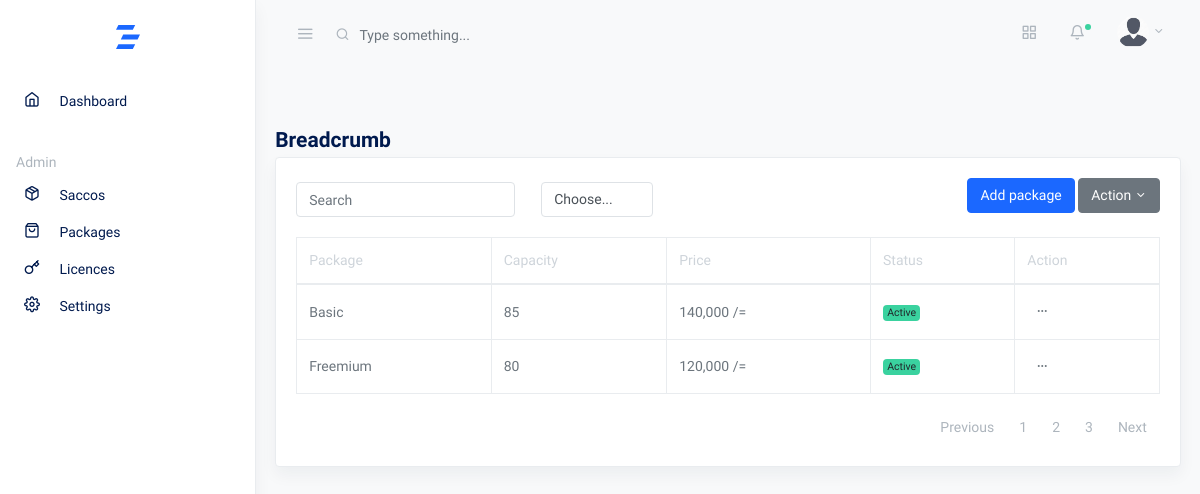
Before: /packages with the older database file.
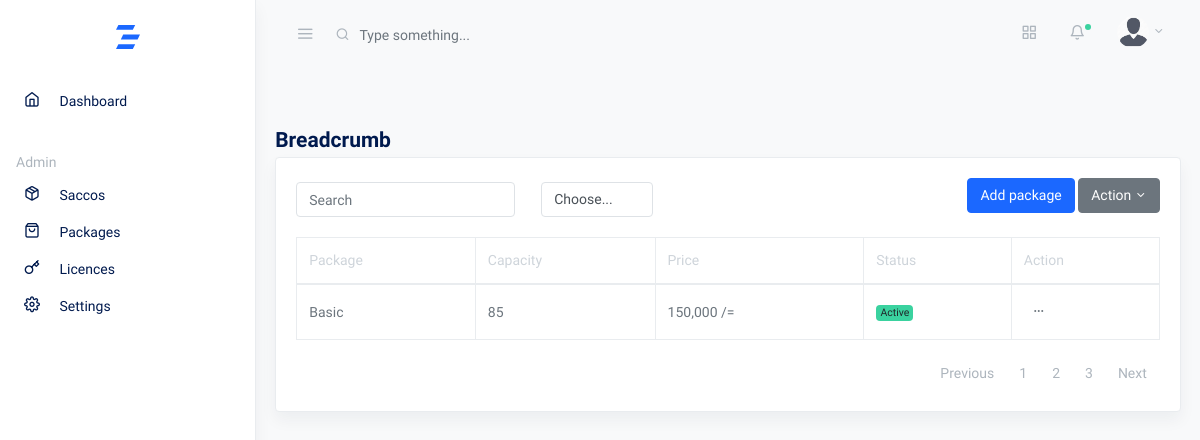
After: the same page with the newer database file.
### core/models.py (models this page shows, shortened)
class CustomModel(models.Model):
    created_on = models.DateTimeField(auto_now_add=True)
    updated_on = models.DateTimeField(auto_now=True, null=True)
    class Meta:
        abstract = True
        ordering = ['created_on']

class Package(CustomModel):
    name = models.CharField(max_length=60, unique=True)
    capacity = models.PositiveIntegerField()
    price = models.PositiveIntegerField(validators=[MinValueValidator(120000)], help_text='The minimum package price is 120,000/= per year ')
    status = models.CharField(max_length=10, default='active')

### core/views.py (the view)
# urls.py: path('packages', PackageListView.as_view(), name='package_list'),
class PackageListView(ListView):
    model = Package
    context_object_name = 'packages'
    template_name = 'packages/list.html'

### templates/packages/list.html (shortened to what this page needs)
{% extends 'base.html' %}
{% load humanize %}
{% load static %}
{% block content %}
<div class="row">
    <div class="col-md-12 my-4">
      <h2 class="h4 mb-1">Breadcrumb</h2>
      <div class="card shadow">
        <div class="card-body">
          <div class="toolbar row mb-3">
            <div class="col">
              <form class="form-inline">
                <div class="form-row">
                  <div class="form-group col-auto">
                    <input type="text" class="form-control" id="search" value="" placeholder="Search">
                  </div>
                  <div class="form-group col-auto ml-3">
                    <select class="custom-select my-1 mr-sm-2" id="inlineFormCustomSelectPref">
                      <option selected>Choose...</option>
                    </select>
                  </div>
                </div>
              </form>
            </div>
            <div class="col ml-auto">
              <div class="dropdown float-right">
                <a href="{% url 'package_add' %}" class="btn btn-primary">Add package</a>
                <button class="btn btn-secondary dropdown-toggle" type="button" id="actionMenuButton"
                  data-toggle="dropdown" aria-haspopup="true" aria-expanded="false"> Action </button>
              </div>
            </div>
          </div>
          <table class="table table-bordered">
            <thead>
              <tr role="row">
                <th>Package</th>
                <th>Capacity</th>
                <th>Price</th>
                <th>Status</th>
                <th>Action</th>
              </tr>
            </thead>
            <tbody>
             {% for package in packages %}
             <tr>
                <td>{{package.name|title}}</td>
                <td>{{package.capacity}}</td>
                <td>{{package.price|intcomma}} /=</td>
                <td>
                    {% if package.status == 'active' %}
                    <span class="badge badge-success">Active</span>
                    {% else %}
                    <span class="badge badge-warning">Inactive</span>
                    {% endif %}
                </td>
                <td><button class="btn btn-sm dropdown-toggle more-horizontal" type="button" data-toggle="dropdown" aria-haspopup="true" aria-expanded="false">
                  </button>
                </td>
              </tr>
             {% endfor %}
            </tbody>
          </table>
          <nav aria-label="Table Paging" class="mb-0 text-muted">
            <ul class="pagination justify-content-end mb-0">
              <li class="page-item"><a class="page-link" href="#">Previous</a></li>
              <li class="page-item"><a class="page-link" href="#">1</a></li>
              <li class="page-item"><a class="page-link" href="#">2</a></li>
              <li class="page-item"><a class="page-link" href="#">3</a></li>
              <li class="page-item"><a class="page-link" href="#">Next</a></li>
            </ul>
          </nav>
        </div>
      </div>
    </div>
  </div>
{% endblock content %}

### templates/base.html (shortened to what this page needs)
{% load static %}
<!doctype html>
<html lang="en">
  <head>
    <link rel="stylesheet" href="{% static 'css/simplebar.css' %}">
    <link rel="stylesheet" href="{% static 'css/feather.css' %}">
    <link rel="stylesheet" href="{% static 'css/daterangepicker.css' %}">
    <link rel="stylesheet" href="{% static 'css/app-light.css' %}" id="lightTheme">
    <link rel="stylesheet" href="{% static 'css/app-dark.css' %}" id="darkTheme" disabled>
  </head>
  <body class="vertical  light  ">
    <div class="wrapper">
      <nav class="topnav navbar navbar-light">
        <button type="button" class="navbar-toggler text-muted mt-2 p-0 mr-3 collapseSidebar">
          <i class="fe fe-menu navbar-toggler-icon"></i>
        </button>
        <form class="form-inline mr-auto searchform text-muted">
          <input class="form-control mr-sm-2 bg-transparent border-0 pl-4 text-muted" type="search" placeholder="Type something..." aria-label="Search">
        </form>
        <ul class="nav">
          <li class="nav-item">
            <a class="nav-link text-muted my-2" href="./#" data-toggle="modal" data-target=".modal-shortcut">
              <span class="fe fe-grid fe-16"></span>
            </a>
          </li>
          <li class="nav-item nav-notif">
            <a class="nav-link text-muted my-2" href="./#" data-toggle="modal" data-target=".modal-notif">
              <span class="fe fe-bell fe-16"></span>
              <span class="dot dot-md bg-success"></span>
            </a>
          </li>
          <li class="nav-item dropdown">
            <a class="nav-link dropdown-toggle text-muted pr-0" href="#" id="navbarDropdownMenuLink" role="button" data-toggle="dropdown" aria-haspopup="true" aria-expanded="false">
              <span class="avatar avatar-sm mt-2">
                {% if request.user.photo %}
                <img src="{{ request.user.photo.url}}" alt="photo" class="avatar-img rounded-circle">
                {% else %}
                <img src="{% static 'assets/avatars/avatar.jpg' %}" alt="photo" class="avatar-img rounded-circle">
                {% endif %}
              </span>
            </a>
          </li>
        </ul>
      </nav>
      <aside class="sidebar-left border-right bg-white shadow" id="leftSidebar" data-simplebar>
        <nav class="vertnav navbar navbar-light">
          <div class="w-100 mb-4 d-flex">
            <a class="navbar-brand mx-auto mt-2 flex-fill text-center" href="{% url 'dashboard' %}">
            </a>
          </div>
          <ul class="navbar-nav flex-fill w-100 mb-2">
            <li class="nav-item w-100">
              <a class="nav-link" href="{% url 'dashboard' %}">
                <i class="fe fe-home fe-16"></i>
                <span class="ml-3 item-text">Dashboard</span>
              </a>
            </li>
          </ul>
          <p class="text-muted nav-heading mt-4 mb-1">
            <span>Admin</span>
          </p>
          <ul class="navbar-nav flex-fill w-100 mb-2">
            <li class="nav-item w-100">
              <a class="nav-link" href="{% url 'sacco_list' %}">
                <i class="fe fe-package fe-16"></i>
                <span class="ml-3 item-text">Saccos</span>
              </a>
            </li>
            <li class="nav-item w-100">
              <a class="nav-link" href="{% url 'package_list' %}">
                <i class="fe fe-shopping-bag fe-16"></i>
                <span class="ml-3 item-text">Packages</span>
              </a>
            </li>
            <li class="nav-item w-100">
              <a class="nav-link" href="{% url 'license_list' %}">
                <i class="fe fe-key  fe-16"></i>
                <span class="ml-3 item-text">Licences</span>
              </a>
            </li>
            <li class="nav-item w-100">
              <a class="nav-link" href="{% url 'settings' %}">
                <i class="fe fe-settings fe-16"></i>
                <span class="ml-3 item-text">Settings</span>
              </a>
            </li>
          </ul>
        </nav>
      </aside>
      <main role="main" class="main-content">
        {% block content %}
        {% endblock content %}
      </main>
    </div>
  </body>
</html>

### static/css/simplebar.css (style rules this page uses)
[data-simplebar] { position: relative; flex-direction: column; flex-wrap: wrap; justify-content: flex-start; align-content: flex-start; align-items: flex-start; }

### static/css/feather.css (style rules this page uses)
.fe { font-family: "feather" !important; speak: none; font-style: normal; font-weight: normal; font-variant: normal; text-transform: none; line-height: 1; -webkit-font-smoothing: antialiased; -moz-osx-font-smoothing: grayscale; }
.fe-16 { font-size: 16px; }
.fe-bell:before { content: ""; }
.fe-grid:before { content: ""; }
.fe-home:before { content: ""; }
.fe-key:before { content: ""; }
.fe-menu:before { content: ""; }
.fe-package:before { content: ""; }
.fe-settings:before { content: ""; }
.fe-shopping-bag:before { content: ""; }

Changed rows visible on the page:
removed Package: name "Freemium", capacity "80", price "120,000", status "Active"
changed Package "Basic": price "140,000" → "150,000"
